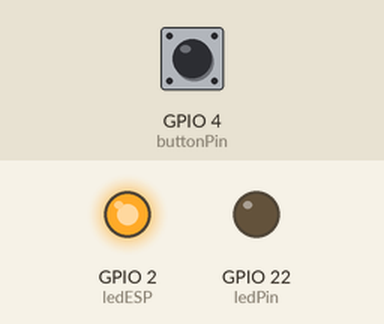
Bench run of a sketch on a simulated ESP32. Shown: output pins drawn as LEDs (lit = HIGH). The test bench sets the inputs (shaded band); at power-on: GPIO 4 (buttonPin) LOW. WiFi joins after 1.5 s; servers stay silent unless stated; network time is answered at once with the bench clock; the local clock reads 2024-03-15 10:24:30 at power-on unless the sketch sets it; storage starts empty; what the sketch prints to the serial monitor is not drawn.

Above: at 2.7 s.
2.8 s: GPIO 4 (buttonPin) pulled HIGH for 0.15 s
At 3.4 s:
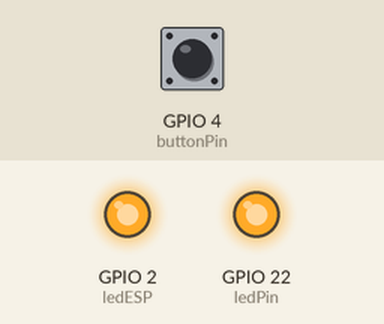
4.4 s: GPIO 4 (buttonPin) pulled HIGH for 1 s
At 5.8 s:
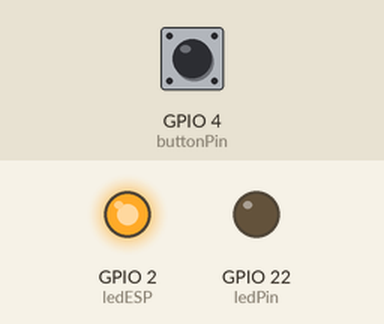
6.9 s: GPIO 4 (buttonPin) pulled HIGH for 3.2 s
At 7.6 s:
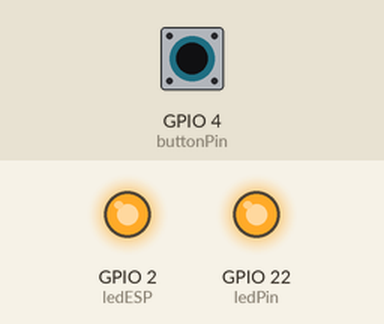
Timing chart, 0 to 9.9 s (numbered marks = the images above; inputs shaded):
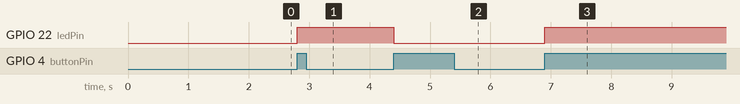

The sketch:

pratica_3_2.ino
```cpp
#include <NTPClient.h>
#include <SPIFFS.h>
#include <WiFi.h>
#include <WiFiUdp.h>
#include "time.h"

const char* ssid = "MR Galaxy A12";
const char* password = "23111963";

WiFiUDP ntpUDP;

NTPClient timeClient(ntpUDP, -10800);

const int buttonPin = 4; // Pino do botão
const int ledPin = 22; // Pino do LED
const int ledESP = 2;
int estadoBotao = 0; // Variável para armazenar o estado do botão
int estadoAnterior = 0; // Variável para armazenar o estado anterior do botão
bool ledState = false;
String lastLine;

void setup() {
  Serial.begin(115200);
  pinMode(ledPin, OUTPUT);
  pinMode(buttonPin, INPUT);
  pinMode(ledESP, OUTPUT);

  // Connect to Wi-Fi
  Serial.print("Connecting to ");
  Serial.println(ssid);
  WiFi.begin(ssid, password);
  while (WiFi.status() != WL_CONNECTED) {
    delay(500);
    Serial.print(".");
  }
  Serial.println("");
  digitalWrite(ledESP, HIGH);
  Serial.println("WiFi connected.");

  timeClient.begin();

  if (!SPIFFS.begin(true)) {
    Serial.println("Falha ao montar o sistema de arquivos SPIFFS.");
    return;
  }

  if(SPIFFS.exists("/led_state.txt")) {
    File file = SPIFFS.open("/led_state.txt", "r");
    if(file) {
      String currentLine;
      while(file.available()) {
        currentLine = file.readStringUntil('\n');
        if(currentLine.length() > 0) {
          lastLine = currentLine;
        }
      }
      File file = SPIFFS.open("/led_state.txt");
      Serial.println("File Content:");
      while(file.available()){
          Serial.write(file.read());
      }
      Serial.println("End File Content");
      Serial.print("Último estado do led: ");
      Serial.println(lastLine);
      if(lastLine.indexOf("ON") != -1){
        Serial.println("LIGAR LED");
        digitalWrite(ledPin, HIGH);
      } else {
        Serial.println("APAGAR LED");
        digitalWrite(ledPin, LOW);
      }
      file.close();
      linhasArquivo();
    }
  }
}

void loop() {
  timeClient.update();

  estadoBotao = digitalRead(buttonPin); // Lê o estado do botão
  //Serial.print("Botão: ");
  //Serial.println(estadoBotao);

  if(estadoBotao != estadoAnterior) {
    if(estadoBotao == HIGH) { // Verifica se o botão foi pressionado
      ledState = !digitalRead(ledPin);
      Serial.println(timeClient.getFormattedTime());
      Serial.print("Led: ");
      Serial.println(ledState ? "ON" : "OFF");
      digitalWrite(ledPin, !digitalRead(ledPin)); // Inverte o estado do LED
      saveLedState();
    }
    delay(50); // Pequena pausa para evitar leituras erráticas do botão
  }

  estadoAnterior = estadoBotao; // Atualiza o estado anterior do botão
}

void saveLedState() {
  File file = SPIFFS.open("/led_state.txt", "a");
  if(!file){
    Serial.println("Falha ao abrir o arquivo para escrita.");
    return;
  }
  file.print(timeClient.getFormattedTime());
  file.println(ledState ? " ON" : " OFF");
  file.close();
  linhasArquivo();
}

void linhasArquivo(){
  const char* fileName = "/led_state.txt";

  File file = SPIFFS.open(fileName, "r");

  if (file) {
    int lineCount = 0;

    while (file.available()) {
      String line = file.readStringUntil('\n');
      if (line.length() > 0) {
        lineCount++;
      }
    }

    Serial.print("Número de linhas no arquivo: ");
    Serial.println(lineCount);
    if(lineCount >= 100){
      if (SPIFFS.remove(fileName)) {
        Serial.println("Arquivo com mais de 100 linhas apagado com sucesso.");
        File file = SPIFFS.open("/led_state.txt", "a");
        file.println(lastLine);
      } else {
        Serial.println("Falha ao apagar o arquivo.");
      }
    }
    file.close();
  } else {
    Serial.println("Falha ao abrir o arquivo.");
  }

}
```

Measured:
- after the input at 2.8 s, GPIO 22 (ledPin): LOW → HIGH at once
- after the input at 4.4 s, GPIO 22 (ledPin): HIGH → LOW at once
- after the input at 6.9 s, GPIO 22 (ledPin): LOW → HIGH at once
